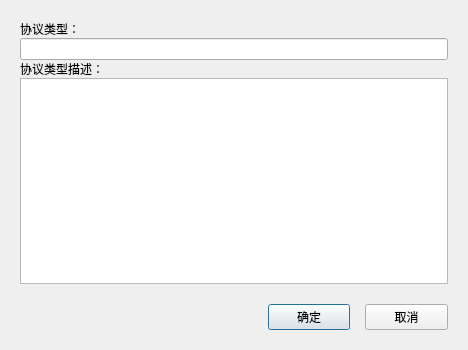
<?xml version="1.0" encoding="UTF-8"?>
<ui version="4.0">
 <class>CategoryEdit</class>
 <widget class="QDialog" name="CategoryEdit">
  <property name="geometry">
   <rect>
    <x>0</x>
    <y>0</y>
    <width>468</width>
    <height>350</height>
   </rect>
  </property>
  <property name="windowTitle">
   <string>新建协议类型</string>
  </property>
  <layout class="QGridLayout" name="gridLayout_2">
   <item row="0" column="0">
    <layout class="QGridLayout" name="gridLayout">
     <property name="leftMargin">
      <number>9</number>
     </property>
     <property name="topMargin">
      <number>9</number>
     </property>
     <property name="rightMargin">
      <number>9</number>
     </property>
     <property name="bottomMargin">
      <number>9</number>
     </property>
     <property name="spacing">
      <number>0</number>
     </property>
     <item row="0" column="0">
      <widget class="QLabel" name="label_4">
       <property name="text">
        <string>协议类型：</string>
       </property>
      </widget>
     </item>
     <item row="1" column="0">
      <widget class="QLineEdit" name="edt_name"/>
     </item>
     <item row="2" column="0">
      <widget class="QLabel" name="label_5">
       <property name="text">
        <string>协议类型描述：</string>
       </property>
      </widget>
     </item>
     <item row="7" column="0">
      <layout class="QHBoxLayout" name="horizontalLayout_2" stretch="6,2,2">
       <property name="spacing">
        <number>15</number>
       </property>
       <property name="topMargin">
        <number>20</number>
       </property>
       <item>
        <spacer name="horizontalSpacer">
         <property name="orientation">
          <enum>Qt::Horizontal</enum>
         </property>
         <property name="sizeHint" stdset="0">
          <size>
           <width>40</width>
           <height>20</height>
          </size>
         </property>
        </spacer>
       </item>
       <item>
        <widget class="QPushButton" name="btn_OK">
         <property name="text">
          <string>确定</string>
         </property>
        </widget>
       </item>
       <item>
        <widget class="QPushButton" name="btn_Cancel">
         <property name="text">
          <string>取消</string>
         </property>
        </widget>
       </item>
      </layout>
     </item>
     <item row="3" column="0">
      <widget class="QTextEdit" name="edt_description"/>
     </item>
    </layout>
   </item>
  </layout>
 </widget>
 <resources/>
 <connections/>
</ui>
